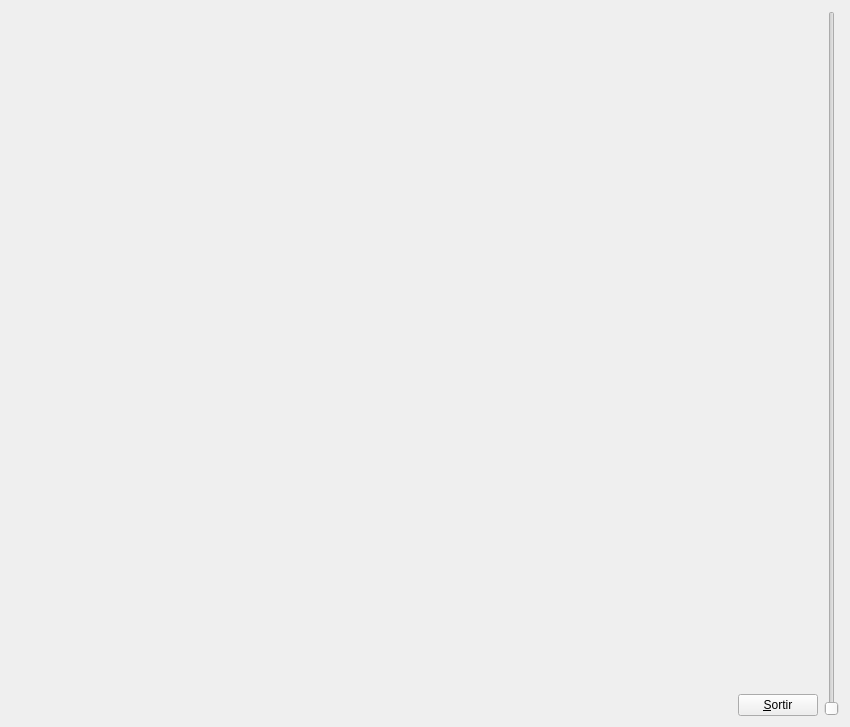
<?xml version="1.0" encoding="UTF-8"?>
<ui version="4.0">
 <class>MyForm</class>
 <widget class="QWidget" name="MyForm">
  <property name="geometry">
   <rect>
    <x>0</x>
    <y>0</y>
    <width>850</width>
    <height>727</height>
   </rect>
  </property>
  <property name="windowTitle">
   <string>Form</string>
  </property>
  <layout class="QHBoxLayout" name="horizontalLayout_2">
   <item>
    <widget class="MyGLWidget" name="widget" native="true">
     <property name="sizePolicy">
      <sizepolicy hsizetype="Expanding" vsizetype="Expanding">
       <horstretch>0</horstretch>
       <verstretch>0</verstretch>
      </sizepolicy>
     </property>
    </widget>
   </item>
   <item>
    <layout class="QHBoxLayout" name="horizontalLayout">
     <item>
      <layout class="QVBoxLayout" name="verticalLayout">
       <item>
        <spacer name="verticalSpacer">
         <property name="orientation">
          <enum>Qt::Vertical</enum>
         </property>
         <property name="sizeHint" stdset="0">
          <size>
           <width>20</width>
           <height>40</height>
          </size>
         </property>
        </spacer>
       </item>
       <item>
        <widget class="QPushButton" name="pushButton">
         <property name="sizePolicy">
          <sizepolicy hsizetype="Fixed" vsizetype="Fixed">
           <horstretch>0</horstretch>
           <verstretch>0</verstretch>
          </sizepolicy>
         </property>
         <property name="text">
          <string>&amp;Sortir</string>
         </property>
        </widget>
       </item>
      </layout>
     </item>
     <item>
      <widget class="QSlider" name="verticalSlider">
       <property name="orientation">
        <enum>Qt::Vertical</enum>
       </property>
      </widget>
     </item>
    </layout>
   </item>
  </layout>
 </widget>
 <customwidgets>
  <customwidget>
   <class>MyGLWidget</class>
   <extends>QWidget</extends>
   <header>MyGLWidget.h</header>
   <container>1</container>
   <slots>
    <signal>zoomChanged(int)</signal>
    <slot>changeZoom(int)</slot>
   </slots>
  </customwidget>
 </customwidgets>
 <resources/>
 <connections>
  <connection>
   <sender>pushButton</sender>
   <signal>clicked()</signal>
   <receiver>MyForm</receiver>
   <slot>close()</slot>
   <hints>
    <hint type="sourcelabel">
     <x>815</x>
     <y>718</y>
    </hint>
    <hint type="destinationlabel">
     <x>839</x>
     <y>529</y>
    </hint>
   </hints>
  </connection>
  <connection>
   <sender>verticalSlider</sender>
   <signal>valueChanged(int)</signal>
   <receiver>widget</receiver>
   <slot>changeZoom(int)</slot>
   <hints>
    <hint type="sourcelabel">
     <x>835</x>
     <y>113</y>
    </hint>
    <hint type="destinationlabel">
     <x>628</x>
     <y>127</y>
    </hint>
   </hints>
  </connection>
  <connection>
   <sender>widget</sender>
   <signal>zoomChanged(int)</signal>
   <receiver>verticalSlider</receiver>
   <slot>setValue(int)</slot>
   <hints>
    <hint type="sourcelabel">
     <x>689</x>
     <y>187</y>
    </hint>
    <hint type="destinationlabel">
     <x>834</x>
     <y>182</y>
    </hint>
   </hints>
  </connection>
 </connections>
</ui>
